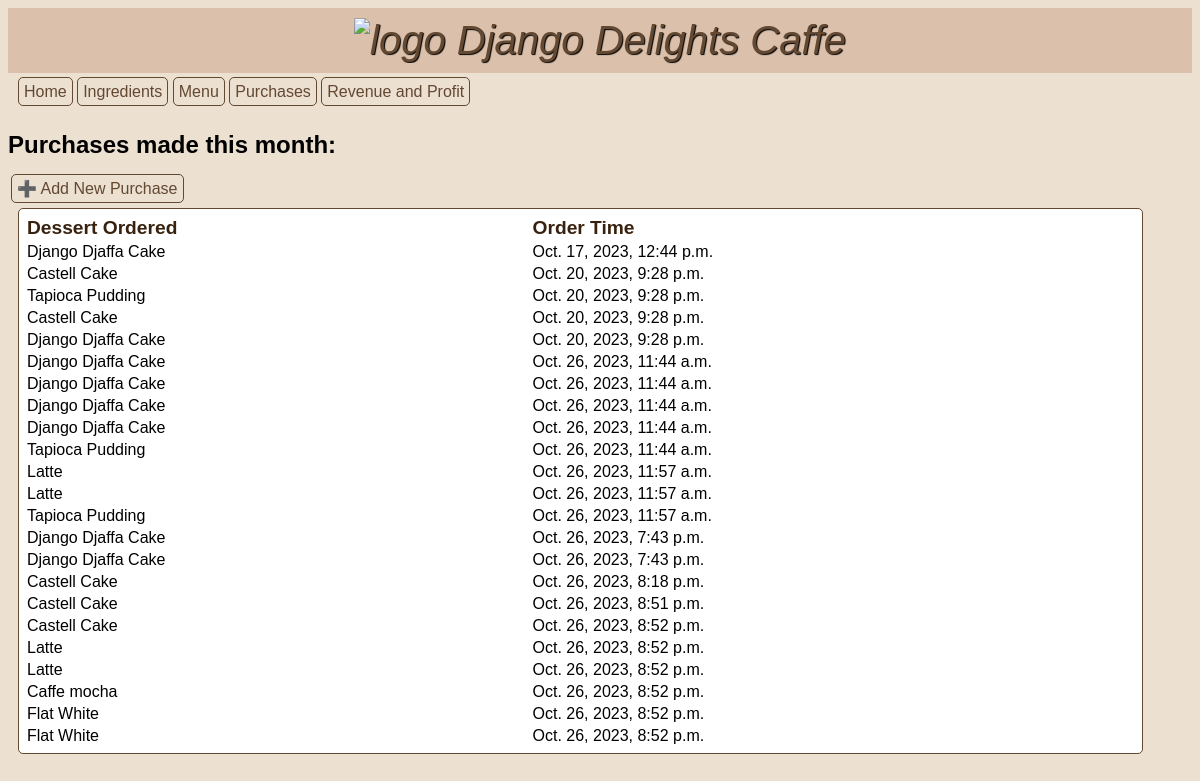
Before: /purchases/list with the older database file.
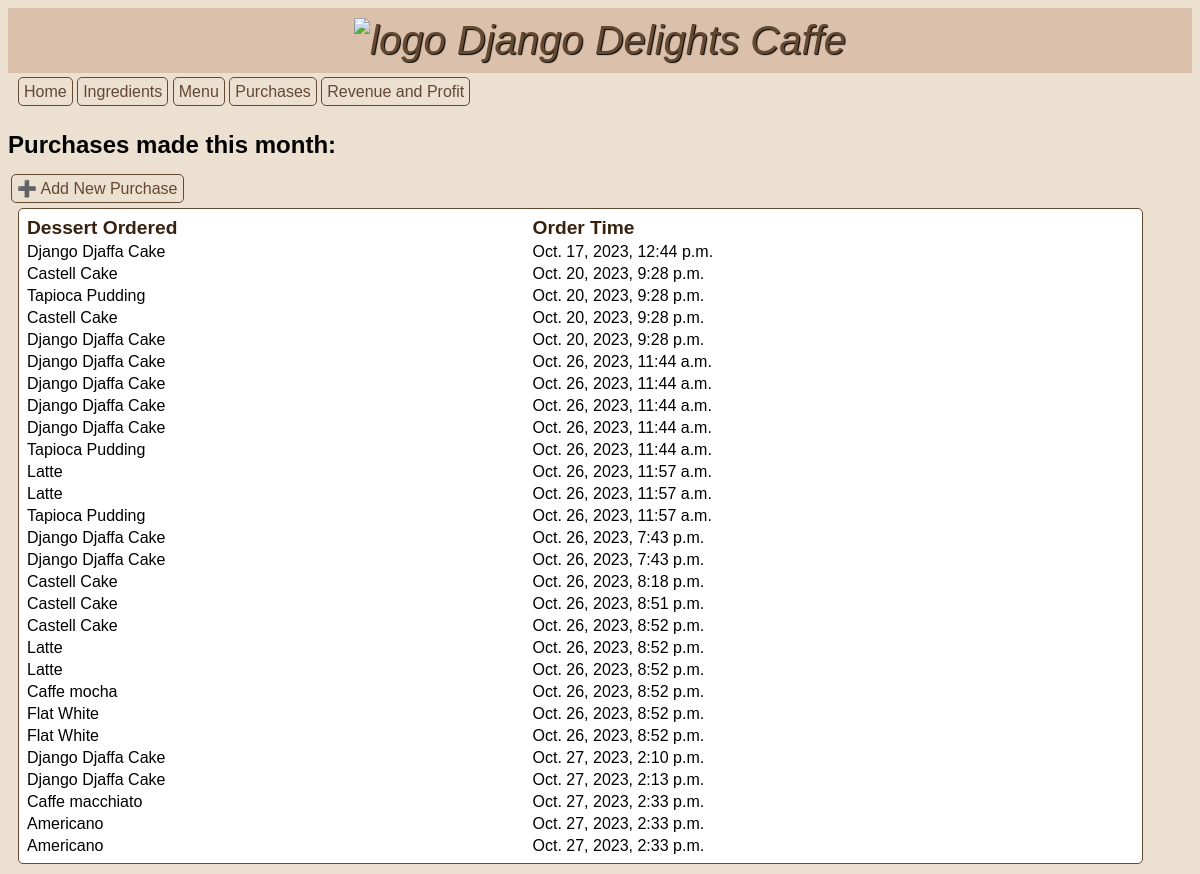
After: the same page with the newer database file.
### inventory/models.py (models this page shows, shortened)
class Purchase(models.Model):
  menu_item = models.ForeignKey(MenuItem, on_delete=models.CASCADE, verbose_name="Menu Item")
  timestamp = models.DateTimeField(default=datetime.now(), blank=True, verbose_name="Order Time")

class MenuItem(models.Model):
  title = models.CharField(max_length=50, verbose_name="Menu Item")
  price = models.FloatField(default=0.0, verbose_name="Price")
  image  = models.ImageField(blank=True, upload_to="static/inventory")

### inventory/views.py (the view)
# urls.py: path('purchases/list', views.PurchaseView.as_view(), name="purchases"),
class PurchaseView(ListView):
    model = Purchase
    template_name = "inventory/purchases.html"
    def get_context_data(self):
        context = super().get_context_data()
        context["purchases"] = Purchase.objects.all()
        return context

### inventory/templates/inventory/purchases.html (shortened to what this page needs)
{% extends 'base.html' %} {% load static %} {% block content %}
<h2>Purchases made this month:</h2>
<div>
  <a class="add" href="{% url 'purchasecreate' %}">➕ Add New Purchase</a>
</div>
<table>
  <thead>
    <tr class="table-heading">
      <th>Dessert Ordered</th>
      <th>Order Time</th>
    </tr>
  </thead>
  <tbody>
    {% for purchase in purchases %}
    <tr class="table-content">
      <td>{{ purchase.menu_item.title }}</td>
      <td>{{ purchase.timestamp }}</td>
    </tr>
    {% endfor %}
  </tbody>
</table>
{% endblock %}

Changed rows visible on the page:
added Purchase: menu_item "Django Djaffa Cake", timestamp "Oct. 27, 2023, 2:10 p.m."
added Purchase: menu_item "Django Djaffa Cake", timestamp "Oct. 27, 2023, 2:13 p.m."
added Purchase: menu_item "Caffe macchiato", timestamp "Oct. 27, 2023, 2:33 p.m."
added Purchase: menu_item "Americano", timestamp "Oct. 27, 2023, 2:33 p.m."
added Purchase: menu_item "Americano", timestamp "Oct. 27, 2023, 2:33 p.m."
